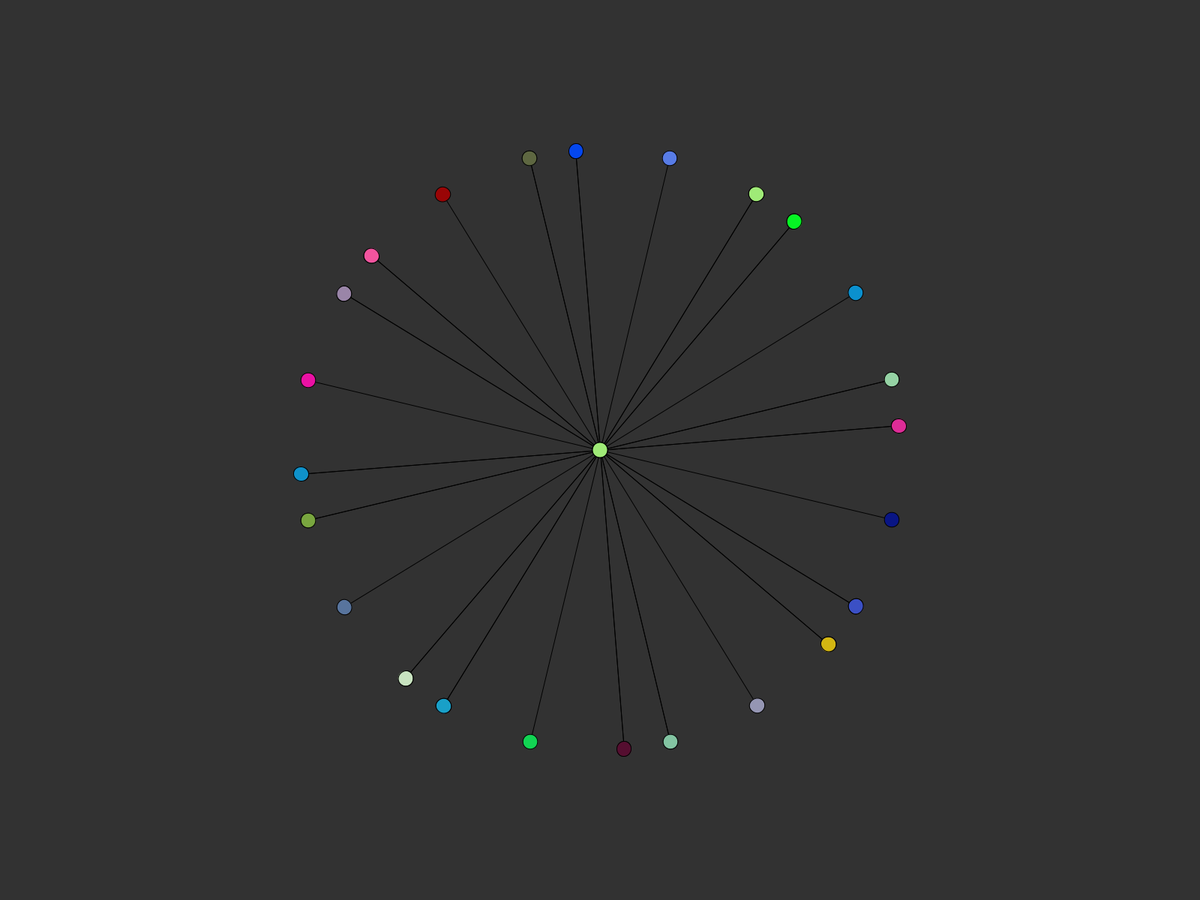
Frame 1 (no input)
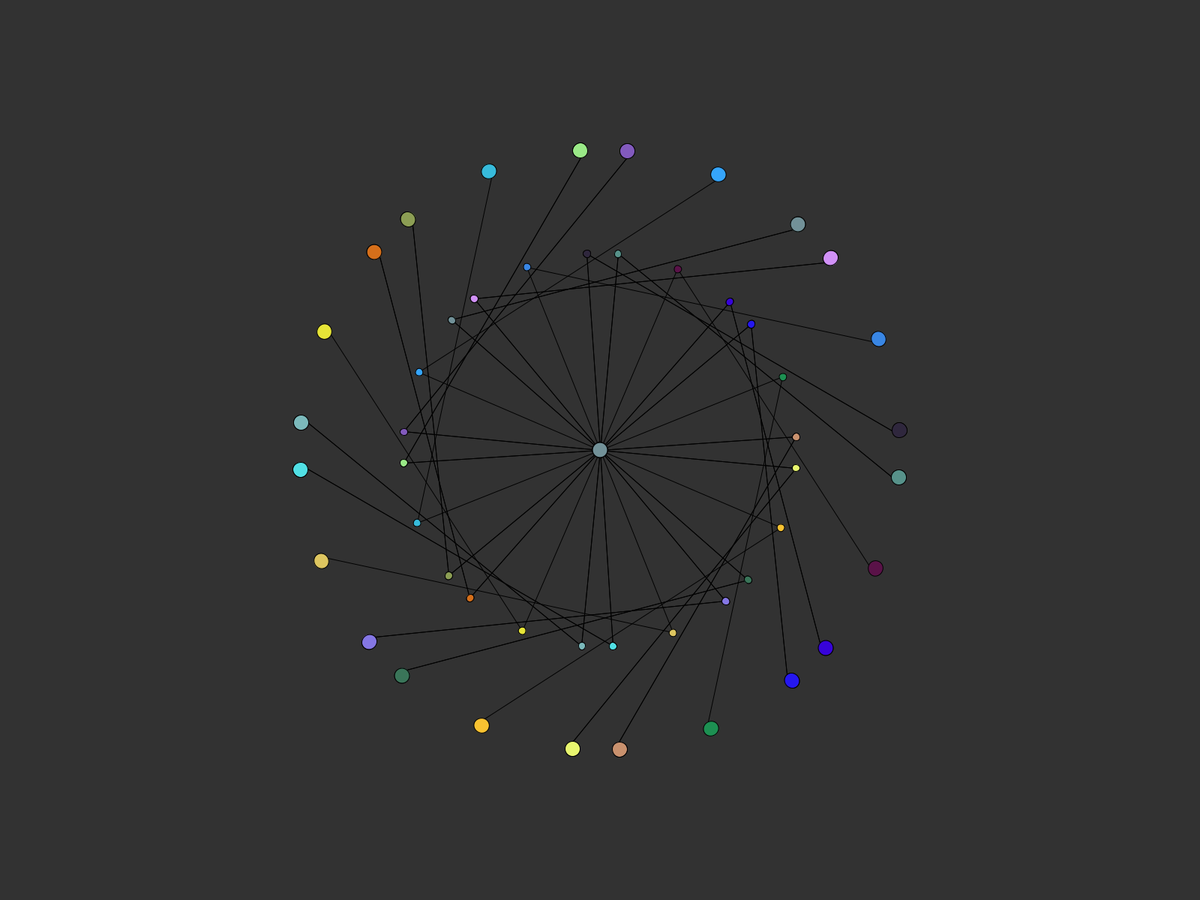
Frame 60 (the mouse pressed at the canvas centre just before this capture)
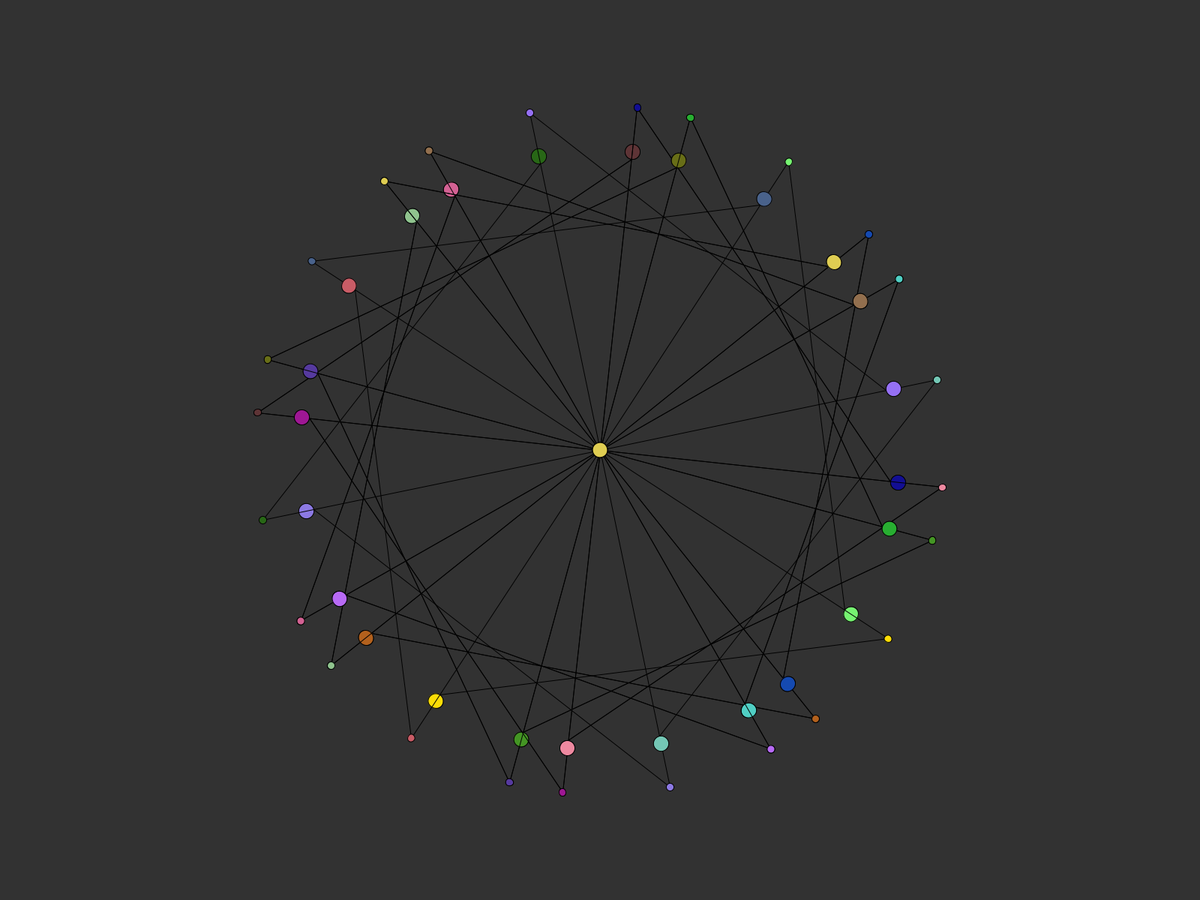
Frame 120 (the mouse held since frame 60 and released just before this capture)

The Processing sketch that drew these frames (run headless with seeded random() and noise(); from frame 60 on, the mouse is pressed at the canvas centre):

// Processing sketch: ArtPresentation
// ── ArtPresentation.pde
ArrayList<Web> circles = new ArrayList<Web>();

void setup() {
  fullScreen();
  //size(800, 600);
  //noStroke();


  for (int i = 0; i < 1; i++) {
    circles.add(new Web(50 + i * 20, 0.01 + i * 0.01));
  }
}

void draw() {
  background(50);

  for (Web circle : circles) {
    circle.goSpin();
  }
}

// ── CoolProject.pde
class Web {
  float angle ;
  float offset;
  float speed;
  float d = 20;
  float x = width/3;
  float y = height/3;
  color c;
  color co;
  Web(float o, float s) {
    offset = o;
    speed = s;
  }
  void goSpin() {
    pushMatrix();
    translate (width/2, height/2);
    rotate(radians(10*PI+angle/3));
    for (float a = 0; a <360; a+=10) {
      rotate(radians(a));
     a -= 1;

      c = color(random(0, 255), random (0, 255), random (0, 255));
      co = color(random(0, 255), random (0, 255), random (0, 255));

      stroke(0);
      fill(c);
      line(x*sin(radians(angle)), 0, 0, 0);
      //if(angle < 360){
      //rotate(radians(a)*cos(radians(angle)));
      line(x*sin(radians(angle)), 0, 0, y-d/2);
      ellipse(x*sin(radians(angle)), 0, d/2, d/2);
      ellipse(0, y, d, d);
      circle(0,0,d);

      //}
    }
    angle+= 0.5;
    popMatrix();
  }
}
